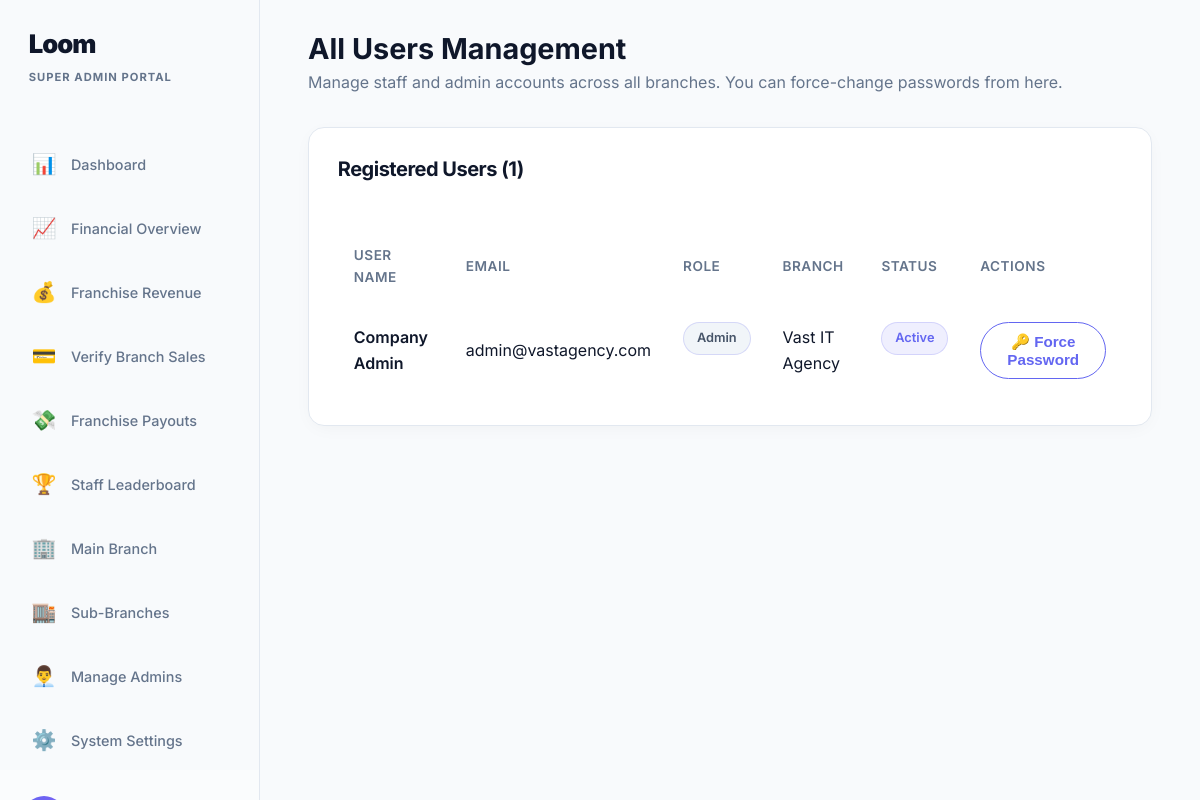
/superadmin/users.php (signed in), run on the app's committed database.
### tables this page shows
CREATE TABLE IF NOT EXISTS users (
    id INT AUTO_INCREMENT PRIMARY KEY,
    company_id INT DEFAULT NULL,  
    name VARCHAR(255) NOT NULL,
    email VARCHAR(255) NOT NULL UNIQUE,
    password VARCHAR(255) NOT NULL,
    role ENUM('super_admin', 'admin', 'manager', 'staff') NOT NULL,
    status ENUM('active', 'inactive') DEFAULT 'active',
    created_at TIMESTAMP DEFAULT CURRENT_TIMESTAMP,
    FOREIGN KEY (company_id) REFERENCES companies(id) ON DELETE CASCADE
);

CREATE TABLE IF NOT EXISTS companies (
    id INT AUTO_INCREMENT PRIMARY KEY,
    name VARCHAR(255) NOT NULL,
    logo VARCHAR(255) DEFAULT NULL,
    status ENUM('active', 'inactive') DEFAULT 'active',
    plan_id INT DEFAULT 1,
    created_at TIMESTAMP DEFAULT CURRENT_TIMESTAMP
);

### superadmin/users.php (the view, shortened to what this page needs)
<?php
require_once '../config/database.php';
$stmt = $pdo->query("
    SELECT u.id, u.name, u.email, u.role, u.status, u.created_at, c.name as company_name
    FROM users u
    LEFT JOIN companies c ON u.company_id = c.id
    WHERE u.role != 'super_admin'
    ORDER BY u.created_at DESC
");
$users = $stmt->fetchAll();
?>
<!DOCTYPE html>
<html lang="en">
<head>
    <link rel="stylesheet" href="../assets/css/style.css?v=<?= filemtime('../assets/css/style.css') ?>">
    <link rel="stylesheet" href="../assets/css/admin.css?v=<?= filemtime('../assets/css/admin.css') ?>">
</head>
<body>
<?php include 'includes/sidebar.php'; ?>
<main class="main-content">
    <div class="page-header">
        <div>
            <h1>All Users Management</h1>
            <p style="color:var(--text-muted)">Manage staff and admin accounts across all branches. You can force-change passwords from here.</p>
        </div>
    </div>
    <div class="content-card">
        <div class="card-header">
            <h2>Registered Users (<?= count($users) ?>)</h2>
        </div>
        <div style="overflow-x:auto;">
            <table class="table">
                <thead>
                    <tr>
                        <th>User Name</th>
                        <th>Email</th>
                        <th>Role</th>
                        <th>Branch</th>
                        <th>Status</th>
                        <th>Actions</th>
                    </tr>
                </thead>
                <tbody>
                    <?php foreach ($users as $u): ?>
                    <tr>
                        <td style="font-weight:600; color:#0f172a;"><?= htmlspecialchars($u['name']) ?></td>
                        <td><?= htmlspecialchars($u['email']) ?></td>
                        <td><span class="badge" style="background:#f1f5f9;color:#475569;"><?= ucfirst(str_replace('_', ' ', $u['role'])) ?></span></td>
                        <td><?= htmlspecialchars($u['company_name'] ?: 'N/A') ?></td>
                        <td>
                            <span class="badge badge-<?= $u['status'] === 'active' ? 'success' : 'danger' ?>">
                                <?= ucfirst($u['status']) ?>
                            </span>
                        </td>
                        <td>
                            <button class="btn btn-sm btn-outline" style="color:var(--primary-color); border-color:var(--primary-color);"
                                onclick="openPasswordModal(<?= $u['id'] ?>, '<?= htmlspecialchars(addslashes($u['name'])) ?>')">
                                🔑 Force Password
                            </button>
                        </td>
                    </tr>
                    <?php endforeach; ?>
                </tbody>
            </table>
        </div>
    </div>
</main>
</body>
</html>

### assets/css/style.css (style rules this page uses)
:root { --primary-color: #6366f1; --primary-glow: rgba(99, 102, 241, 0.5); --secondary-color: #8b5cf6; --gradient-end: #8b5cf6; --bg-main: #f8fafc; --text-main: #0f172a; --text-muted: #64748b; --glass-bg: rgba(255, 255, 255, 0.7); --glass-border: rgba(226, 232, 240, 0.8); --card-bg: #ffffff; --card-shadow: 0 4px 20px -5px rgba(0, 0, 0, 0.05); --card-hover: 0 20px 40px -10px rgba(0, 0, 0, 0.08); --status-success: #10b981; --status-warning: #f59e0b; --status-danger: #ef4444; --status-info: #0ea5e9; }
* { margin: 0; padding: 0; box-sizing: border-box; }
body { font-family: 'Inter', sans-serif; background-color: var(--bg-main, #f8fafc) !important; color: var(--text-main); line-height: 1.6; overflow-x: hidden; }
h1, h2, h3 { line-height: 1.2; margin-bottom: 1rem; }
.btn { display: inline-block; padding: 0.6rem 1.5rem; border-radius: 30px; font-weight: 600; cursor: pointer; transition: transform 0.2s, box-shadow 0.2s, background-color 0.2s; border: 1px solid transparent; font-size: 0.95rem; }
.btn-outline { background: transparent; border: 1px solid var(--primary-color); color: var(--primary-color); }
.badge { display: inline-block; padding: 0.4rem 1rem; background: rgba(99, 102, 241, 0.1); color: var(--primary-color); border: 1px solid rgba(99, 102, 241, 0.2); border-radius: 20px; font-size: 0.85rem; font-weight: 600; margin-bottom: 1.5rem; }

### assets/css/admin.css (style rules this page uses)
:root { --primary-color: #6366f1; --primary-glow: rgba(99, 102, 241, 0.15); --secondary-color: #8b5cf6; --bg-main: #f8fafc; --text-main: #0f172a; --text-muted: #64748b; --glass-bg: rgba(255, 255, 255, 0.8); --glass-border: #e2e8f0; --card-bg: #ffffff; --card-shadow: 0 4px 20px -5px rgba(0, 0, 0, 0.05); --card-hover: 0 20px 40px -10px rgba(0, 0, 0, 0.1); --status-success: #10b981; --status-warning: #f59e0b; --status-danger: #ef4444; --status-info: #0ea5e9; }
* { margin: 0; padding: 0; box-sizing: border-box; }
body { font-family: 'Inter', sans-serif; background-color: var(--bg-main, #f8fafc) !important; color: var(--text-main); display: flex; min-height: 100vh; }
.main-content { flex: 1; margin-left: 260px; padding: 2rem 3rem; width: calc(100% - 260px); }
.page-header { display: flex; justify-content: space-between; align-items: center; margin-bottom: 2rem; }
.page-header h1 { font-size: 1.8rem; margin-bottom: .2rem; }
.content-card { background: var(--card-bg); border: 1px solid var(--glass-border); border-radius: 16px; padding: 1.8rem; margin-bottom: 2rem; box-shadow: var(--card-shadow); transition: transform 0.3s ease, box-shadow 0.3s ease; }
.card-header { display: flex; justify-content: space-between; align-items: center; margin-bottom: 2rem; }
.card-header h2 { font-size: 1.25rem; font-weight: 700; color: var(--text-main); letter-spacing: -0.025em; }
.btn { display: inline-flex; align-items: center; justify-content: center; padding: 0.65rem 1.4rem; border-radius: 12px; font-weight: 600; cursor: pointer; transition: all 0.2s cubic-bezier(0.4, 0, 0.2, 1); border: 1px solid transparent; font-size: 0.95rem; gap: 8px; }
.btn-outline { background: transparent; border: 1px solid var(--primary-color); color: var(--primary-color); border-radius: 30px; }
.table { width: 100%; border-collapse: collapse; }
.table th, .table td { padding: 1rem; text-align: left; border-bottom: 1px solid rgba(255, 255, 255, .05); }
.table th { color: var(--text-muted); font-weight: 600; font-size: .85rem; text-transform: uppercase; letter-spacing: .5px; }
.badge { padding: .3rem .8rem; border-radius: 20px; font-size: .8rem; font-weight: 600; }

### data on the page
users: name "Company Admin", email "admin@vastagency.com", role "Admin", company.name "Vast IT Agency", status "Active"

### other printed values
count($users) "1"
